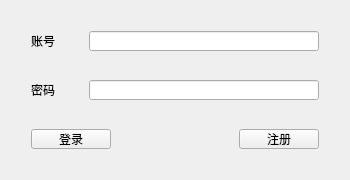
<?xml version="1.0" encoding="UTF-8"?>
<ui version="4.0">
 <class>login</class>
 <widget class="QWidget" name="login">
  <property name="geometry">
   <rect>
    <x>0</x>
    <y>0</y>
    <width>350</width>
    <height>180</height>
   </rect>
  </property>
  <property name="minimumSize">
   <size>
    <width>350</width>
    <height>180</height>
   </size>
  </property>
  <property name="maximumSize">
   <size>
    <width>350</width>
    <height>180</height>
   </size>
  </property>
  <property name="windowTitle">
   <string>login</string>
  </property>
  <layout class="QGridLayout" name="gridLayout">
   <item row="2" column="1">
    <spacer name="horizontalSpacer_3">
     <property name="orientation">
      <enum>Qt::Horizontal</enum>
     </property>
     <property name="sizeHint" stdset="0">
      <size>
       <width>40</width>
       <height>20</height>
      </size>
     </property>
    </spacer>
   </item>
   <item row="1" column="1">
    <layout class="QVBoxLayout" name="verticalLayout_3">
     <item>
      <layout class="QVBoxLayout" name="verticalLayout">
       <item>
        <layout class="QHBoxLayout" name="horizontalLayout">
         <item>
          <widget class="QLabel" name="userLabel">
           <property name="minimumSize">
            <size>
             <width>30</width>
             <height>20</height>
            </size>
           </property>
           <property name="maximumSize">
            <size>
             <width>30</width>
             <height>20</height>
            </size>
           </property>
           <property name="font">
            <font>
             <family>黑体</family>
             <pointsize>9</pointsize>
             <bold>false</bold>
            </font>
           </property>
           <property name="text">
            <string>&lt;html&gt;&lt;head/&gt;&lt;body&gt;&lt;p&gt;&lt;span style=&quot; color:#000000;&quot;&gt;账号&lt;/span&gt;&lt;/p&gt;&lt;/body&gt;&lt;/html&gt;</string>
           </property>
           <property name="buddy">
            <cstring>username</cstring>
           </property>
          </widget>
         </item>
         <item>
          <spacer name="horizontalSpacer_4">
           <property name="orientation">
            <enum>Qt::Horizontal</enum>
           </property>
           <property name="sizeHint" stdset="0">
            <size>
             <width>40</width>
             <height>20</height>
            </size>
           </property>
          </spacer>
         </item>
         <item>
          <widget class="QLineEdit" name="username">
           <property name="minimumSize">
            <size>
             <width>230</width>
             <height>20</height>
            </size>
           </property>
           <property name="maximumSize">
            <size>
             <width>230</width>
             <height>20</height>
            </size>
           </property>
          </widget>
         </item>
        </layout>
       </item>
       <item>
        <spacer name="verticalSpacer_2">
         <property name="orientation">
          <enum>Qt::Vertical</enum>
         </property>
         <property name="sizeHint" stdset="0">
          <size>
           <width>20</width>
           <height>40</height>
          </size>
         </property>
        </spacer>
       </item>
       <item>
        <layout class="QHBoxLayout" name="horizontalLayout_3">
         <item>
          <widget class="QLabel" name="pwdLabel">
           <property name="minimumSize">
            <size>
             <width>30</width>
             <height>20</height>
            </size>
           </property>
           <property name="maximumSize">
            <size>
             <width>30</width>
             <height>20</height>
            </size>
           </property>
           <property name="font">
            <font>
             <family>黑体</family>
             <pointsize>9</pointsize>
             <bold>false</bold>
            </font>
           </property>
           <property name="text">
            <string>&lt;html&gt;&lt;head/&gt;&lt;body&gt;&lt;p&gt;&lt;span style=&quot; color:#000000;&quot;&gt;密码&lt;/span&gt;&lt;/p&gt;&lt;/body&gt;&lt;/html&gt;</string>
           </property>
           <property name="buddy">
            <cstring>pwd</cstring>
           </property>
          </widget>
         </item>
         <item>
          <spacer name="horizontalSpacer_5">
           <property name="orientation">
            <enum>Qt::Horizontal</enum>
           </property>
           <property name="sizeHint" stdset="0">
            <size>
             <width>40</width>
             <height>20</height>
            </size>
           </property>
          </spacer>
         </item>
         <item>
          <widget class="QLineEdit" name="pwd">
           <property name="minimumSize">
            <size>
             <width>230</width>
             <height>20</height>
            </size>
           </property>
           <property name="maximumSize">
            <size>
             <width>230</width>
             <height>20</height>
            </size>
           </property>
           <property name="echoMode">
            <enum>QLineEdit::Password</enum>
           </property>
          </widget>
         </item>
        </layout>
       </item>
      </layout>
     </item>
     <item>
      <spacer name="verticalSpacer">
       <property name="font">
        <font>
         <bold>false</bold>
        </font>
       </property>
       <property name="orientation">
        <enum>Qt::Vertical</enum>
       </property>
       <property name="sizeHint" stdset="0">
        <size>
         <width>20</width>
         <height>40</height>
        </size>
       </property>
      </spacer>
     </item>
     <item>
      <layout class="QHBoxLayout" name="horizontalLayout_2">
       <item>
        <widget class="QPushButton" name="loginBtn">
         <property name="minimumSize">
          <size>
           <width>80</width>
           <height>20</height>
          </size>
         </property>
         <property name="maximumSize">
          <size>
           <width>80</width>
           <height>20</height>
          </size>
         </property>
         <property name="font">
          <font>
           <family>黑体</family>
           <pointsize>9</pointsize>
           <bold>false</bold>
          </font>
         </property>
         <property name="text">
          <string>登录</string>
         </property>
        </widget>
       </item>
       <item>
        <spacer name="horizontalSpacer">
         <property name="orientation">
          <enum>Qt::Horizontal</enum>
         </property>
         <property name="sizeHint" stdset="0">
          <size>
           <width>40</width>
           <height>20</height>
          </size>
         </property>
        </spacer>
       </item>
       <item>
        <widget class="QPushButton" name="registerBtn">
         <property name="minimumSize">
          <size>
           <width>80</width>
           <height>20</height>
          </size>
         </property>
         <property name="maximumSize">
          <size>
           <width>80</width>
           <height>20</height>
          </size>
         </property>
         <property name="font">
          <font>
           <family>黑体</family>
           <pointsize>9</pointsize>
           <bold>false</bold>
          </font>
         </property>
         <property name="text">
          <string>注册</string>
         </property>
        </widget>
       </item>
      </layout>
     </item>
    </layout>
   </item>
   <item row="1" column="0">
    <spacer name="verticalSpacer_3">
     <property name="orientation">
      <enum>Qt::Vertical</enum>
     </property>
     <property name="sizeHint" stdset="0">
      <size>
       <width>20</width>
       <height>40</height>
      </size>
     </property>
    </spacer>
   </item>
   <item row="0" column="1">
    <spacer name="horizontalSpacer_2">
     <property name="orientation">
      <enum>Qt::Horizontal</enum>
     </property>
     <property name="sizeHint" stdset="0">
      <size>
       <width>40</width>
       <height>20</height>
      </size>
     </property>
    </spacer>
   </item>
   <item row="1" column="2">
    <spacer name="verticalSpacer_4">
     <property name="orientation">
      <enum>Qt::Vertical</enum>
     </property>
     <property name="sizeHint" stdset="0">
      <size>
       <width>20</width>
       <height>40</height>
      </size>
     </property>
    </spacer>
   </item>
  </layout>
 </widget>
 <layoutdefault spacing="6" margin="11"/>
 <resources/>
 <connections>
  <connection>
   <sender>loginBtn</sender>
   <signal>clicked()</signal>
   <receiver>login</receiver>
   <slot>verify()</slot>
   <hints>
    <hint type="sourcelabel">
     <x>192</x>
     <y>224</y>
    </hint>
    <hint type="destinationlabel">
     <x>246</x>
     <y>290</y>
    </hint>
   </hints>
  </connection>
  <connection>
   <sender>pwd</sender>
   <signal>returnPressed()</signal>
   <receiver>login</receiver>
   <slot>verify()</slot>
   <hints>
    <hint type="sourcelabel">
     <x>522</x>
     <y>150</y>
    </hint>
    <hint type="destinationlabel">
     <x>710</x>
     <y>138</y>
    </hint>
   </hints>
  </connection>
  <connection>
   <sender>registerBtn</sender>
   <signal>clicked()</signal>
   <receiver>login</receiver>
   <slot>showRegister()</slot>
   <hints>
    <hint type="sourcelabel">
     <x>498</x>
     <y>231</y>
    </hint>
    <hint type="destinationlabel">
     <x>500</x>
     <y>264</y>
    </hint>
   </hints>
  </connection>
 </connections>
 <slots>
  <slot>verify()</slot>
  <slot>getUsername(QString)</slot>
  <slot>getPwd(QString)</slot>
  <slot>showRegister()</slot>
 </slots>
</ui>
